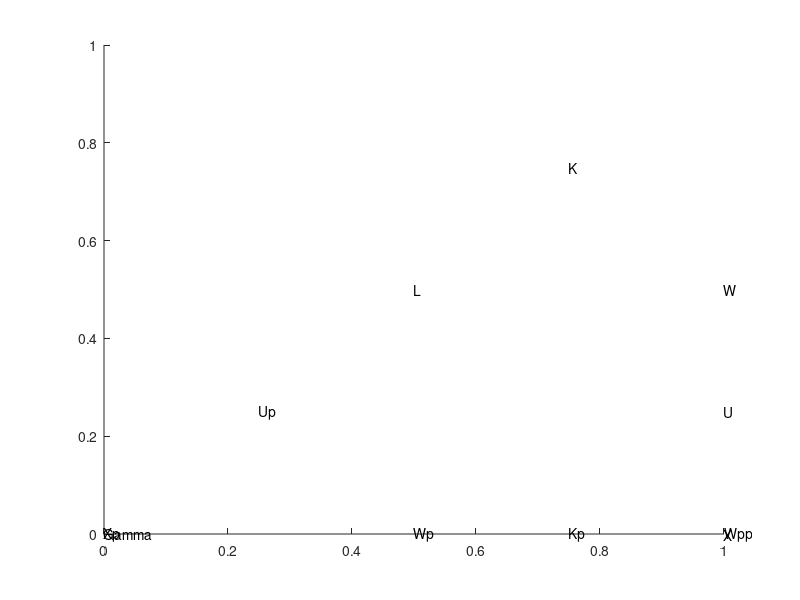

Here is the MATLAB script that generated this plot: (Note: this script raises an error after producing the figure.)
close all;

X = [ 1.0;  0.0;  0.0 ];
U = [ 1.0;  0.25;  0.25 ];
L = [ 0.5;  0.5;  0.5 ];
Gamma = [ 0;  0;  0 ];
W = [ 1.0;  0.5;  0.0 ];
K = [ 0.75;  0.75;  0.0 ];
Wpp = [ 1.0;  0.0;  0.5 ];
Xp = [ 0.0;  0.0;  1.0 ];
Kp = [ 0.75;  5.55111512312578e-17;  0.75 ];
Wp = [ 0.5;  -5.55111512312578e-17;  1.0 ];
Up = [ 0.25;  0.25;  1.0 ];

hold on;

text(X(1),X(2),X(3),'X');
text(U(1),U(2),U(3),'U');
text(L(1),L(2),L(3),'L');
text(Gamma(1),Gamma(2),Gamma(3),'Gamma');
text(W(1),W(2),W(3),'W');
text(K(1),K(2),K(3),'K');
text(Wpp(1),Wpp(2),Wpp(3),'Wpp');
text(Xp(1),Xp(2),Xp(3),'Xp');
text(Kp(1),Kp(2),Kp(3),'Kp');
text(Wp(1),Wp(2),Wp(3),'Wp');
text(Up(1),Up(2),Up(3),'Up');

plotVectors([Gamma,X]);
plotVectors([Gamma,U]);
plotVectors([Gamma,L]);
plotVectors([Gamma,W]);
plotVectors([Gamma,K]);

plotVectors([Gamma,Wpp]);
plotVectors([Gamma,Xp]);
plotVectors([Gamma,Kp]);
plotVectors([Gamma,Wp]);
plotVectors([Gamma,Up]);

plotVectors([X,W],[W,K]);
plotVectors([X,U],[U,L]);
plotVectors([K,L]);

plotVectors([X,Wpp],[Wpp,Kp],[Kp,Wp],[Wp,Xp]);
plotVectors([Xp,Up],[Up,L],[L,K]);

plotVectors([Wpp,U],[U,W]);

plotVectors([Wp,Up]);

length = 1;

size = [length;0.2;0.25];
e3 = [0.577350269189626;0.577350269189626;-0.577350269189626];
e2 = [-0.707106781186547;0.707106781186547;0.0];
e1 = [0.0;0.0;1.0];
center = [0;0;0];
projection_matrix = [[0.5; -0.707106781186548; 0.866025403784439], [0.5; 0.707106781186548; 0.866025403784439], [1.0; -0.0; -0.0]];

plotBlock(size,center,e1,e2,e3,projection_matrix);

size = [0.2;length;0.25];
e3 = [0.577350269189626;0.577350269189626;-0.577350269189626];
e2 = [-0.707106781186547;0.707106781186547;0.0];
e1 = [0.0;0.0;1.0];
center = [0.25;0.25;0.0];
projection_matrix = [[0.5; -0.707106781186548; 0.866025403784439], [0.5; 0.707106781186548; 0.866025403784439], [1.0; -0.0; -0.0]];

plotBlock(size,center,e1,e2,e3,projection_matrix);
